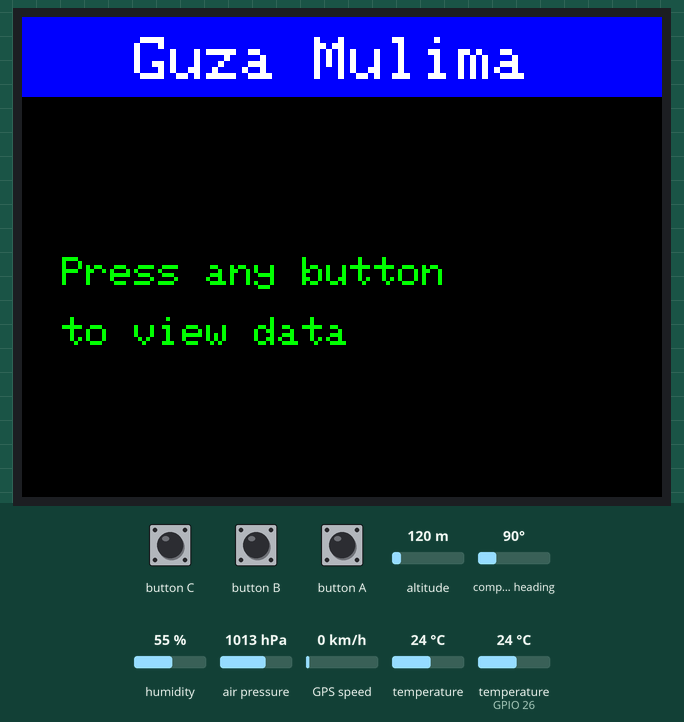
This sketch was run on a simulated ESP32. Shown: 320×240 colour display. Inputs (shaded band) come from the test bench; at power-on: altitude 120 m, compass heading 90°, humidity 55 %, air pressure 1013 hPa, GPS speed 0 km/h, temperature 24 °C, temperature (sensor on GPIO 26) 24 °C. Storage starts empty; the GPS gets a fix after 3 s at 37.7749, -122.4194 with 8 satellites.

Above: at 6.4 s.
6.5 s: button C pressed for 0.15 s
At 7.7 s:
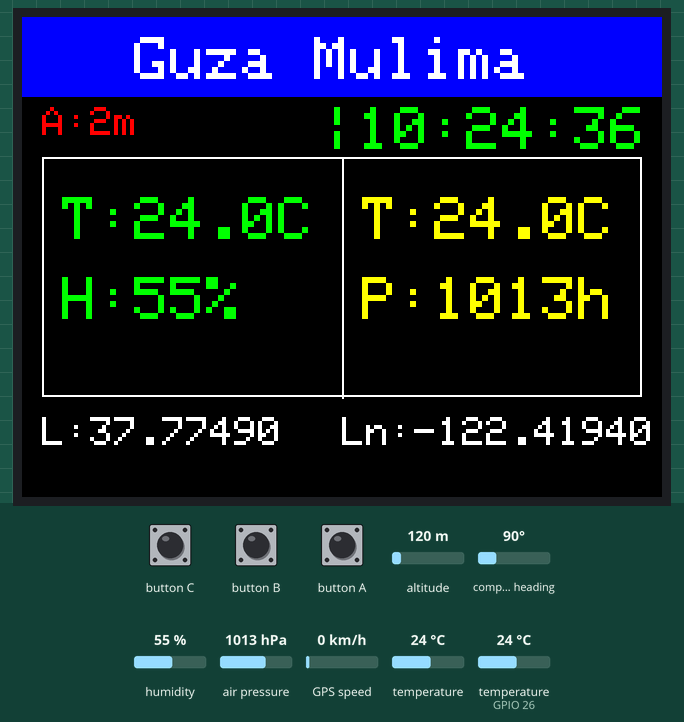
8.2 s: button B pressed for 0.15 s
At 9.5 s:
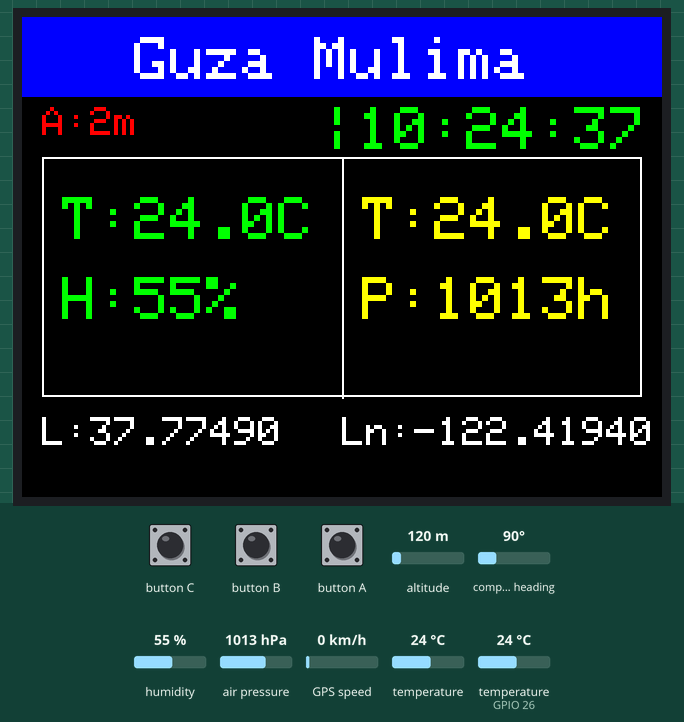
9.8 s: button A pressed for 0.15 s
At 11.2 s:
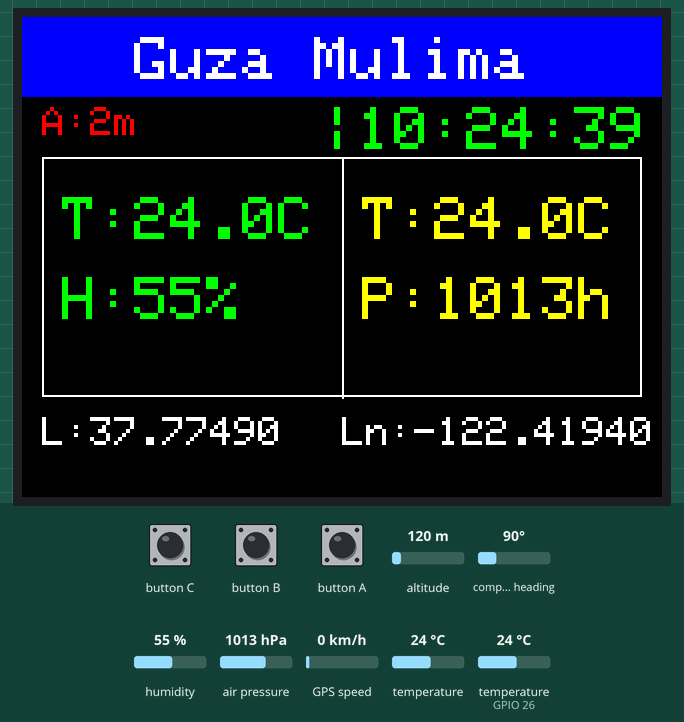
11.5 s: button C pressed for 1 s
At 12.8 s:
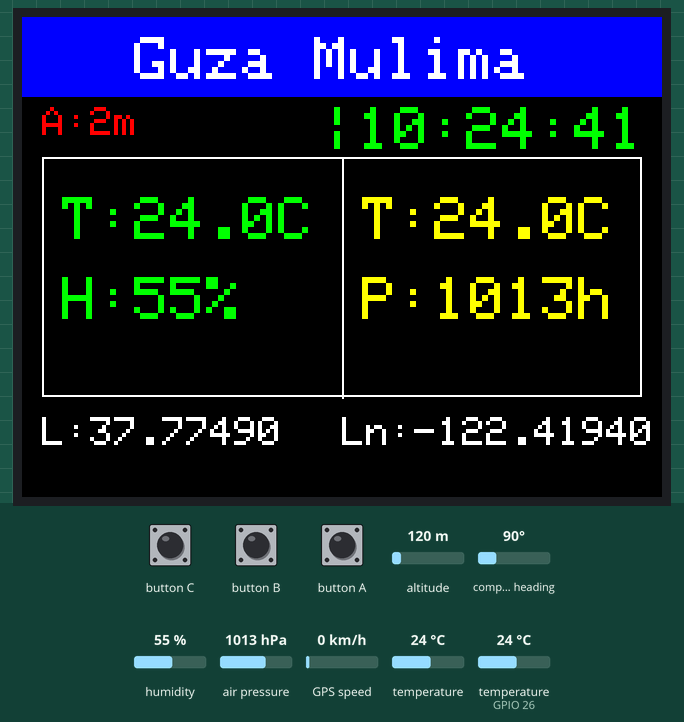
14.0 s: button B pressed for 1 s
At 14.5 s:
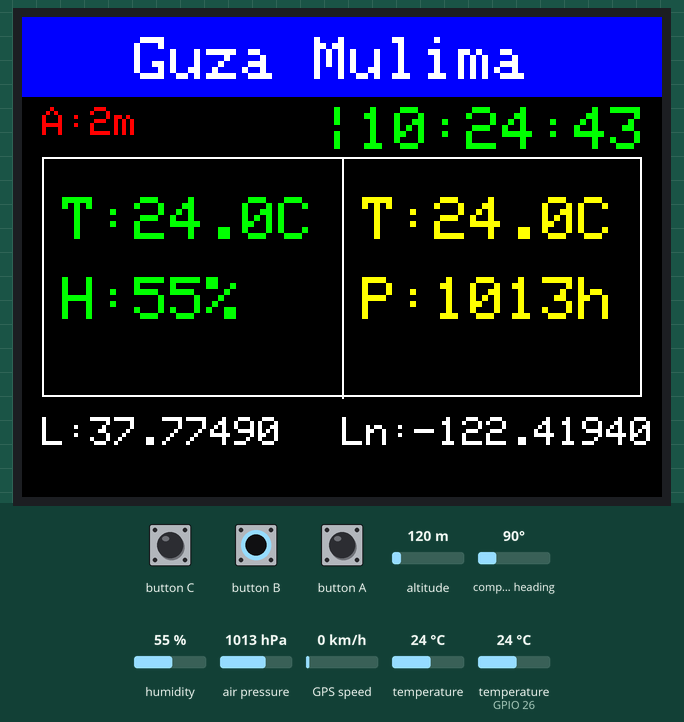
16.5 s: button A pressed for 1 s
Timing chart, 0 to 19.5 s (numbered marks = the images above; inputs shaded):
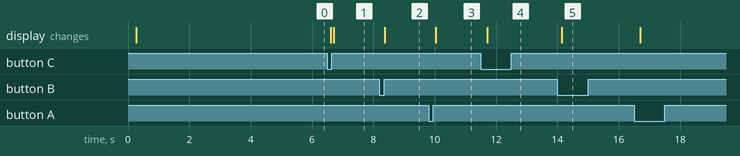

Measured:
- after the input at 6.5 s, the display: first changes after 0.11 s (image 1 shows a later state)
- after the input at 8.2 s, the display: changes after 0.17 s (image 2)
- after the input at 9.8 s, the display: changes after 0.24 s (image 3)
- after the input at 11.5 s, the display: changes after 0.21 s (image 4)
- after the input at 14.0 s, the display: changes after 0.14 s (image 5)

The sketch:

works_best.ino
```cpp
#include <M5Stack.h>
#include <DHT.h>
#include <Adafruit_Sensor.h>
#include <Adafruit_BMP085_U.h>
#include <TinyGPS++.h>
#include <SD.h>

#define DHTPIN 26
#define DHTTYPE DHT11

DHT dht(DHTPIN, DHTTYPE);
Adafruit_BMP085_Unified bmp(18001);

TinyGPSPlus gps;
HardwareSerial GPSserial(2); // RX=16, TX=17

const String basePath = "/";  // Base path for SD

// Track timing for 1-minute data storage
unsigned long previousMillis = 0;
const long storageInterval = 60000; // 60000 milliseconds = 1 minute

// Display state
bool displayOn = false;
unsigned long displayOffTime = 0;
const long displayTimeout = 10000; // Display timeout after 10 seconds of inactivity

// 🛠 Forward declarations
void updateDisplay(float dht_temp, float dht_humid, float bmp_temp, float pressure, float altitude, int hour, int minute, int second, double lat, double lng);
void saveToJson(float lat, float lng, float altitude, float bmp_temp, float dht_temp, float dht_humid, float pressure, String timestamp, String filePath);

void setup() {
  M5.begin(true, true, true);
  Serial.begin(115200);
  GPSserial.begin(9600, SERIAL_8N1, 16, 17);

  dht.begin();
  if (!bmp.begin()) {
    M5.Lcd.fillScreen(RED);
    M5.Lcd.setTextColor(WHITE); M5.Lcd.setTextSize(3);
    M5.Lcd.setCursor(10, 100); M5.Lcd.print("BMP FAIL");
    while (true);
  }

  if (!SD.begin()) {
    M5.Lcd.fillScreen(RED);
    M5.Lcd.setCursor(10, 140); M5.Lcd.print("SD FAIL");
    while (true);
  }

  // Initialize the previousMillis
  previousMillis = millis();

  // Show initial message
  M5.Lcd.fillScreen(BLACK);
  M5.Lcd.fillRect(0, 0, 320, 40, BLUE);
  M5.Lcd.setTextColor(WHITE); M5.Lcd.setTextSize(3);
  M5.Lcd.setCursor(20, 10); M5.Lcd.print("  Guza Mulima");
  M5.Lcd.setTextColor(GREEN); M5.Lcd.setTextSize(2);
  M5.Lcd.setCursor(20, 120); M5.Lcd.print("Press any button");
  M5.Lcd.setCursor(20, 150); M5.Lcd.print("to view data");

  // Display initial message for 5 seconds then sleep
  delay(5000);
  M5.Lcd.sleep();
  M5.Lcd.setBrightness(0); // Turn off backlight completely
  displayOn = false;
}

void loop() {
  // Update M5Stack button states
  M5.update();

  // Process GPS data
  while (GPSserial.available()) {
    gps.encode(GPSserial.read());
  }

  // Read sensor data
  float dht_temp = dht.readTemperature();
  float dht_humid = dht.readHumidity();

  sensors_event_t bmp_event;
  bmp.getEvent(&bmp_event);
  float altitude = bmp.pressureToAltitude(1013.25, bmp_event.pressure);
  float bmp_temp;
  bmp.getTemperature(&bmp_temp);

  int hour = gps.time.isValid() ? gps.time.hour() : 0;
  int minute = gps.time.isValid() ? gps.time.minute() : 0;
  int second = gps.time.isValid() ? gps.time.second() : 0;
  double lat = gps.location.isValid() ? gps.location.lat() : 0.0;
  double lng = gps.location.isValid() ? gps.location.lng() : 0.0;

  // Check if any button is pressed
  if (M5.BtnA.wasPressed() || M5.BtnB.wasPressed() || M5.BtnC.wasPressed()) {
    // Wake up the display if it was sleeping
    if (!displayOn) {
      M5.Lcd.wakeup();
      M5.Lcd.setBrightness(100); // Restore backlight to full brightness
    }

    displayOn = true;
    displayOffTime = millis() + displayTimeout;
    updateDisplay(dht_temp, dht_humid, bmp_temp, bmp_event.pressure, altitude, hour, minute, second, lat, lng);
  }

  // Turn off display after timeout
  if (displayOn && millis() > displayOffTime) {
    displayOn = false;
    // Turn off display completely to save power
    M5.Lcd.sleep();
    M5.Lcd.setBrightness(0); // Turn off backlight completely
  }

  // Check if it's time to store data (every minute)
  unsigned long currentMillis = millis();
  if (currentMillis - previousMillis >= storageInterval) {
    previousMillis = currentMillis; // Reset the timer

    String timestamp = String(hour) + ":" + String(minute) + ":" + String(second);

    // Get date from GPS and format it as DDMMYYYY
    String date = String(gps.date.day()) + String(gps.date.month()) + String(gps.date.year());

    // Use date as the filename
    String filePath = basePath + date + ".json";

    saveToJson(lat, lng, altitude, bmp_temp, dht_temp, dht_humid, bmp_event.pressure, timestamp, filePath);

    // Visual indicator that data was saved (only show if display is on)
    if (displayOn) {
      M5.Lcd.fillRect(0, 230, 320, 10, GREEN);
      delay(500); // Flash green for half a second
      M5.Lcd.fillRect(0, 230, 320, 10, BLACK);

      // Refresh the display after showing the indicator
      updateDisplay(dht_temp, dht_humid, bmp_temp, bmp_event.pressure, altitude, hour, minute, second, lat, lng);
    }
  }

  // Short delay to prevent CPU hogging
  delay(100);
}

void updateDisplay(float dht_temp, float dht_humid, float bmp_temp, float pressure, float altitude, int hour, int minute, int second, double lat, double lng) {
  M5.Lcd.fillScreen(BLACK);
  M5.Lcd.fillRect(0, 0, 320, 40, BLUE);
  M5.Lcd.setTextColor(WHITE); M5.Lcd.setTextSize(3);
  M5.Lcd.setCursor(20, 10); M5.Lcd.print("  Guza Mulima");

  M5.Lcd.setTextColor(RED); M5.Lcd.setTextSize(2.85);
  M5.Lcd.setCursor(10, 45); M5.Lcd.printf("A:%.0fm", altitude);
  M5.Lcd.setTextColor(GREEN); M5.Lcd.setTextSize(3);
  M5.Lcd.setCursor(150, 45); M5.Lcd.printf("|%02d:%02d:%02d", hour, minute, second);

  M5.Lcd.drawRect(10, 70, 300, 120, WHITE);
  M5.Lcd.drawLine(160, 70, 160, 190, WHITE);

  M5.Lcd.setTextColor(GREEN); M5.Lcd.setCursor(20, 90); M5.Lcd.setTextSize(3);
  M5.Lcd.printf("T:%.1fC", dht_temp);
  M5.Lcd.setCursor(20, 130); M5.Lcd.printf("H:%.0f%%", dht_humid);

  M5.Lcd.setTextColor(YELLOW); M5.Lcd.setCursor(170, 90); M5.Lcd.setTextSize(3);
  M5.Lcd.printf("T:%.1fC", bmp_temp);
  M5.Lcd.setCursor(170, 130); M5.Lcd.printf("P:%.0fh", pressure);

  M5.Lcd.setTextColor(WHITE); M5.Lcd.setCursor(10, 200); M5.Lcd.setTextSize(2);
  M5.Lcd.printf("L:%.5f", lat);
  M5.Lcd.setCursor(160, 200);
  M5.Lcd.printf("Ln:%.5f", lng);
}

void saveToJson(float lat, float lng, float altitude, float bmp_temp, float dht_temp, float dht_humid, float pressure, String timestamp, String filePath) {
  File file = SD.open(filePath, FILE_READ);
  String content = "";

  if (file) {
    while (file.available()) {
      content += (char)file.read();
    }
    file.close();
  }

  if (content.endsWith("]")) {
    content.remove(content.length() - 1); // remove last ']'
    content += ",\n";
  }

  content += "  {\"timestamp\": \"" + timestamp + "\", ";
  content += "\"lat\": " + String(lat, 6) + ", \"lng\": " + String(lng, 6) + ", ";
  content += "\"altitude\": " + String(altitude, 2) + ", ";
  content += "\"pressure\": " + String(pressure, 2) + ", ";
  content += "\"bmp_temp\": " + String(bmp_temp, 2) + ", ";
  content += "\"dht_temp\": " + String(dht_temp, 1) + ", ";
  content += "\"dht_humidity\": " + String(dht_humid, 1) + "}\n]";

  File writeFile = SD.open(filePath, FILE_WRITE);
  if (writeFile) {
    writeFile.print(content);
    writeFile.close();
  }
}
```
